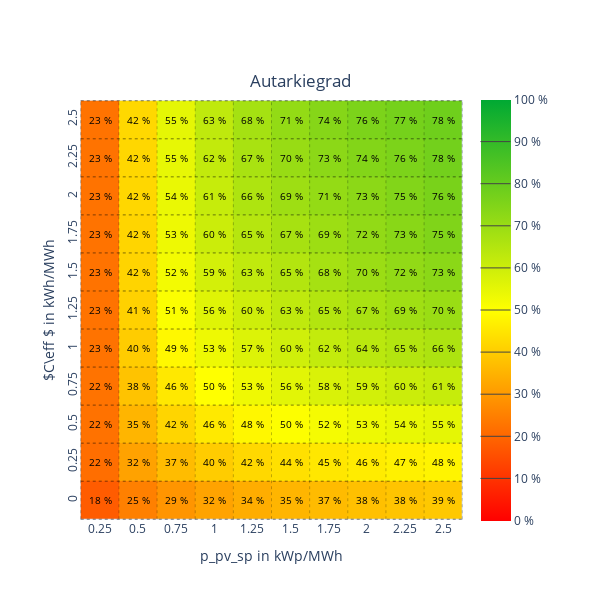

Notebook code cell kept with this figure:
### Code cell
profile='LP_W_EFH'
# Autarkiegrad
# load results and fit
df=pd.read_csv(filename)
# Filter data for fit
df=df.loc[df['electric_loadprofile']==profile,:]
df=df.loc[df['p_pv']>0,:]
xData = df['p_pv'].values
yData = df['e_bat'].values
zData = df['autarkiegrad'].values
# place the data in a single list
data = [xData, yData, zData]
params_a, pcov = optimize.curve_fit(func_a, [xData,yData], zData, guess)

# calc values with fitting functions
df1=pd.DataFrame()
PV = list(numpy.arange(0.25,2.75,0.25))
BAT = list(numpy.arange(0,2.75,0.25))
e_bat=[]
p_pv=[]
eigen=[]
aut=[]
for bat in BAT:
    for pv in PV:
        e_bat.append(bat)
        p_pv.append(pv)
        aut.append(func_a([pv,bat],params_a[0],params_a[1],params_a[2],params_a[3]))
df1['e_bat']=e_bat
df1['p_pv']=p_pv
df1['autarkiegrad']=aut
fig= go.Figure()
# Filter for plot
df=df.loc[df['p_pv']>=0.25,:]
df=df.loc[df['e_bat']!=0.05,:]
df=df.loc[df['e_bat']!=0.10,:]
df=df.loc[df['e_bat']!=0.15,:]
df=df.loc[df['e_bat']!=0.20,:]
fig.add_trace(go.Heatmap(x=df['p_pv'].values,
                                y=df['e_bat'].values,
                                z=df['autarkiegrad'].values,
                                text=(df['autarkiegrad']*100).round(0),
                                texttemplate="%{text} %",
                                textfont={"size":10,'color':'black'},
                                coloraxis='coloraxis'))
for i in range(11):
    fig.add_trace(go.Scatter(x=[i/4+0.125, i/4+0.125],
                            y=[-0.125, 2.625],
                            mode="lines",
                            line=dict(color='black', width=0.25, dash='dot'),
                            
                            showlegend=False))
for i in range(12):
    fig.add_trace(go.Scatter(y=[i/4-0.125, i/4-0.125],
                            x=[0.125, 2.625],
                            mode="lines",
                            line=dict(color='black', width=0.5, dash='dot'),
                            showlegend=False))
fig.update_layout(width=600,height=600,coloraxis = {'cmin':0,'cmax':1.0,'colorscale':colorscale,'colorbar':colorbar,'autocolorscale':False},)
fig.update_layout(
    title={
        'text': "Autarkiegrad",
        'y':0.875,
        'x':0.5,
        'xanchor': 'center',
        'yanchor': 'top'})
fig.update_yaxes(range=[-0.13,2.63],tick0=0,dtick=0.25,tickangle=270,title={'text':'$C\ eff $ in kWh/MWh','standoff':5})
fig.update_xaxes(range=[0.12,2.63],tick0=0,dtick=0.25,title='p_pv_sp in kWp/MWh')
fig.show()
pio.write_image(fig, 'pic_23.png')

### Figure 1 — Plotly figure (JSON) as saved in the notebook; plotly's stock layout.template omitted (floating-point values rounded to 4 significant figures)
{"data": [{"coloraxis": "coloraxis", "text": [76, 53, 60, 34, 57, 71, 53, 68, 22, 76, 56, 32, 63, 51, 23, 42, 23, 53, 39, 40, 53, 46, 42, 38, 62, 50, 46, 42, 69, 22, 55, 42, 66, 23, 41, 60, 35, 22, 48, 38, 44, 23, 64, 67, 65, 65, 23, 37, 61, 74, 58, 67, 76, 56, 75, 49, 66, 63, 67, 77, 55, 35, 32, 54, 70, 18, 60, 78, 50, 46, 40, 38, 52, 69, 55, 61, 45, 23, 42, 47, 42, 74, 54, 72, 73, 71, 73, 78, 59, 75, 65, 48, 42, 52, 72, 29, 25, 73, 23, 69, 70, 70, 68, 65, 63, 60, 62, 37, 59, 73], "textfont": {"color": "black", "size": 10}, "texttemplate": "%{text} %", "type": "heatmap", "x": [2.25, 2, 1.5, 1.25, 1.25, 1.5, 1.25, 1.75, 0.25, 2, 1, 0.5, 1.25, 0.75, 0.25, 0.5, 0.25, 1, 2.5, 1, 0.75, 0.75, 0.75, 2.25, 1.75, 1, 2, 0.5, 1.5, 0.25, 2.5, 0.5, 1.25, 0.25, 0.5, 2.25, 0.5, 0.25, 2.5, 2, 1.5, 0.25, 2, 1.5, 2.25, 1.25, 0.25, 0.75, 2.5, 2, 1.75, 1.25, 2.5, 1.5, 2.25, 0.75, 2.5, 1.5, 2, 2.25, 0.75, 1.5, 1, 2.25, 1.5, 0.25, 1.25, 2.5, 1.5, 1, 0.5, 0.5, 1.75, 2.25, 0.75, 1, 1.75, 0.25, 1.25, 2.25, 0.5, 1.75, 0.75, 2, 2.5, 1.75, 1.75, 2.5, 2, 2.5, 1.5, 1.25, 0.5, 0.75, 2.25, 0.75, 0.5, 2.25, 0.25, 1.75, 2.5, 2, 1.25, 1.75, 1, 1, 1, 1.75, 1, 2], "y": [2.25, 0.5, 1, 0, 1, 2.5, 0.75, 1.5, 0.5, 2.5, 1.25, 0.25, 1.5, 1.25, 1.75, 2, 2.25, 1, 0, 0.25, 1.75, 0.75, 0.5, 0, 1, 0.75, 0.25, 2.5, 2, 0.75, 0.5, 1.75, 2, 1, 1.25, 0.75, 0.5, 0.25, 0.25, 0, 0.25, 2.5, 1, 1.75, 1, 1.75, 1.5, 0.25, 0.75, 2.25, 0.75, 2.25, 2, 0.75, 2, 1, 1, 1.25, 1.25, 2.5, 2.5, 0, 0, 0.5, 2.25, 0, 1.25, 2.25, 0.5, 0.5, 1, 0.75, 0.5, 1.25, 2.25, 2, 0.25, 1.25, 0.25, 0.25, 2.25, 2.5, 2, 1.75, 1.5, 2, 2.25, 2.5, 0.75, 1.75, 1.5, 0.5, 1.5, 1.5, 1.5, 0, 0, 1.75, 2, 1.75, 1.25, 1.5, 2.5, 1.25, 2.5, 1.75, 2.25, 0, 1.5, 2], "z": [0.7584, 0.5334, 0.5968, 0.34, 0.5694, 0.7147, 0.5324, 0.6757, 0.2235, 0.758, 0.5643, 0.3177, 0.6257, 0.5075, 0.2251, 0.4207, 0.2251, 0.5343, 0.3913, 0.401, 0.5344, 0.4552, 0.4178, 0.3844, 0.6193, 0.5005, 0.4632, 0.4233, 0.6913, 0.225, 0.5526, 0.4186, 0.6602, 0.2251, 0.4096, 0.6039, 0.3544, 0.2159, 0.4794, 0.3763, 0.4401, 0.2251, 0.6366, 0.6739, 0.6506, 0.6457, 0.2251, 0.3684, 0.6146, 0.7445, 0.5759, 0.6711, 0.7649, 0.5574, 0.7479, 0.4856, 0.663, 0.6271, 0.6714, 0.7721, 0.5513, 0.355, 0.3201, 0.5439, 0.7044, 0.1809, 0.5978, 0.776, 0.5046, 0.4569, 0.3991, 0.3819, 0.5206, 0.6875, 0.5472, 0.6136, 0.4529, 0.2251, 0.4235, 0.4719, 0.422, 0.7397, 0.5421, 0.7152, 0.73, 0.7127, 0.7277, 0.7836, 0.591, 0.7503, 0.6508, 0.4845, 0.4151, 0.5235, 0.7153, 0.2926, 0.2511, 0.7343, 0.2251, 0.6932, 0.7009, 0.6973, 0.6792, 0.6513, 0.628, 0.6031, 0.6214, 0.3667, 0.5871, 0.7284]}, {"line": {"color": "black", "dash": "dot", "width": 0.25}, "mode": "lines", "showlegend": false, "type": "scatter", "x": [0.125, 0.125], "y": [-0.125, 2.625]}, {"line": {"color": "black", "dash": "dot", "width": 0.25}, "mode": "lines", "showlegend": false, "type": "scatter", "x": [0.375, 0.375], "y": [-0.125, 2.625]}, {"line": {"color": "black", "dash": "dot", "width": 0.25}, "mode": "lines", "showlegend": false, "type": "scatter", "x": [0.625, 0.625], "y": [-0.125, 2.625]}, {"line": {"color": "black", "dash": "dot", "width": 0.25}, "mode": "lines", "showlegend": false, "type": "scatter", "x": [0.875, 0.875], "y": [-0.125, 2.625]}, {"line": {"color": "black", "dash": "dot", "width": 0.25}, "mode": "lines", "showlegend": false, "type": "scatter", "x": [1.125, 1.125], "y": [-0.125, 2.625]}, {"line": {"color": "black", "dash": "dot", "width": 0.25}, "mode": "lines", "showlegend": false, "type": "scatter", "x": [1.375, 1.375], "y": [-0.125, 2.625]}, {"line": {"color": "black", "dash": "dot", "width": 0.25}, "mode": "lines", "showlegend": false, "type": "scatter", "x": [1.625, 1.625], "y": [-0.125, 2.625]}, {"line": {"color": "black", "dash": "dot", "width": 0.25}, "mode": "lines", "showlegend": false, "type": "scatter", "x": [1.875, 1.875], "y": [-0.125, 2.625]}, {"line": {"color": "black", "dash": "dot", "width": 0.25}, "mode": "lines", "showlegend": false, "type": "scatter", "x": [2.125, 2.125], "y": [-0.125, 2.625]}, {"line": {"color": "black", "dash": "dot", "width": 0.25}, "mode": "lines", "showlegend": false, "type": "scatter", "x": [2.375, 2.375], "y": [-0.125, 2.625]}, {"line": {"color": "black", "dash": "dot", "width": 0.25}, "mode": "lines", "showlegend": false, "type": "scatter", "x": [2.625, 2.625], "y": [-0.125, 2.625]}, {"line": {"color": "black", "dash": "dot", "width": 0.5}, "mode": "lines", "showlegend": false, "type": "scatter", "x": [0.125, 2.625], "y": [-0.125, -0.125]}, {"line": {"color": "black", "dash": "dot", "width": 0.5}, "mode": "lines", "showlegend": false, "type": "scatter", "x": [0.125, 2.625], "y": [0.125, 0.125]}, {"line": {"color": "black", "dash": "dot", "width": 0.5}, "mode": "lines", "showlegend": false, "type": "scatter", "x": [0.125, 2.625], "y": [0.375, 0.375]}, {"line": {"color": "black", "dash": "dot", "width": 0.5}, "mode": "lines", "showlegend": false, "type": "scatter", "x": [0.125, 2.625], "y": [0.625, 0.625]}, {"line": {"color": "black", "dash": "dot", "width": 0.5}, "mode": "lines", "showlegend": false, "type": "scatter", "x": [0.125, 2.625], "y": [0.875, 0.875]}, {"line": {"color": "black", "dash": "dot", "width": 0.5}, "mode": "lines", "showlegend": false, "type": "scatter", "x": [0.125, 2.625], "y": [1.125, 1.125]}, {"line": {"color": "black", "dash": "dot", "width": 0.5}, "mode": "lines", "showlegend": false, "type": "scatter", "x": [0.125, 2.625], "y": [1.375, 1.375]}, {"line": {"color": "black", "dash": "dot", "width": 0.5}, "mode": "lines", "showlegend": false, "type": "scatter", "x": [0.125, 2.625], "y": [1.625, 1.625]}, {"line": {"color": "black", "dash": "dot", "width": 0.5}, "mode": "lines", "showlegend": false, "type": "scatter", "x": [0.125, 2.625], "y": [1.875, 1.875]}, {"line": {"color": "black", "dash": "dot", "width": 0.5}, "mode": "lines", "showlegend": false, "type": "scatter", "x": [0.125, 2.625], "y": [2.125, 2.125]}, {"line": {"color": "black", "dash": "dot", "width": 0.5}, "mode": "lines", "showlegend": false, "type": "scatter", "x": [0.125, 2.625], "y": [2.375, 2.375]}, {"line": {"color": "black", "dash": "dot", "width": 0.5}, "mode": "lines", "showlegend": false, "type": "scatter", "x": [0.125, 2.625], "y": [2.625, 2.625]}], "layout": {"coloraxis": {"autocolorscale": false, "cmax": 1, "cmin": 0, "colorbar": {"len": 1.05, "outlinewidth": 0, "ticklabeloverflow": "allow", "ticklen": 30, "tickmode": "array", "ticks": "inside", "ticktext": ["0 %", "10 %", "20 %", "30 %", "40 %", "50 %", "60 %", "70 %", "80 %", "90 %", "100 %"], "tickvals": [0, 0.1, 0.2, 0.3, 0.4, 0.5, 0.6, 0.7, 0.8, 0.9, 1]}, "colorscale": [[0, "#ff0000"], [0.1, "#ff3300"], [0.2, "#ff6600"], [0.3, "#ff9900"], [0.4, "#ffcc00"], [0.5, "#ffff00"], [0.6, "#cdee0a"], [0.7, "#9add14"], [0.8, "#67cc1e"], [0.9, "#34bb28"], [1, "#00a933"]]}, "height": 600, "title": {"text": "Autarkiegrad", "x": 0.5, "xanchor": "center", "y": 0.875, "yanchor": "top"}, "width": 600, "xaxis": {"dtick": 0.25, "range": [0.12, 2.63], "tick0": 0, "title": {"text": "p_pv_sp in kWp/MWh"}}, "yaxis": {"dtick": 0.25, "range": [-0.13, 2.63], "tick0": 0, "tickangle": -90, "title": {"standoff": 5, "text": "$C\\eff $ in kWh/MWh"}}}}
